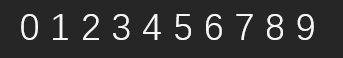
#> input picture template.png, 343 x 58 px
$ python soft.py
#> lines starting #> are read from the running program, lines starting #| are printed output that depends on the picture; after the words box and inside, x2 and y2 are one past the last pixel; in counts of white or black regions, pixels touching at a corner belong together
import cv2
import numpy as np
from cv2 import minMaxLoc


def cv_show(win,img):
    cv2.imshow(win, img)
    cv2.waitKey(0)
    cv2.destroyAllWindows()
# 读取模板
tem = cv2.imread('template.png')
#> tem is the input picture: shape (58, 343, 3); min 38, max 246, mean 52.8
tem_gray = cv2.cvtColor(tem,cv2.COLOR_BGR2GRAY)
tem_bin = cv2.threshold(tem_gray,128,255,
                        cv2.THRESH_BINARY+cv2.THRESH_OTSU)[1]
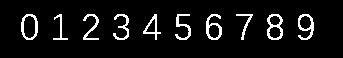
#> tem_bin: shape (58, 343); 7.3% white in thin lines or dots, all inside (x1, y1, x2, y2) = (21, 14, 314, 40)
tem_contours = cv2.findContours(tem_bin, cv2.RETR_EXTERNAL,
                                cv2.CHAIN_APPROX_SIMPLE)[0]
#> tem_contours = 10 contours; largest, box (x1, y1, x2, y2) and area: (21, 14, 38, 40) 340, (267, 14, 283, 40) 320, (298, 14, 314, 40) 238, (206, 14, 222, 40) 238, (143, 14, 161, 40) 161
# [6 lines of commented-out code are left out]
num_tem = len(tem_contours)
#> num_tem = 10
tem_array = []
x_array=[]
roi = []
if num_tem==10:
    for tem_contour in tem_contours:
        (x,y,w,h) = cv2.boundingRect(tem_contour)
        # print(x,y,w,h)
        roi = tem[y:y+h,x:x+w]
        # print(roi.size)
        # print(type(roi))
        x_array.append(x)
        tem_array.append(roi)
#> this loop made 10 passes
#> (x, w) on passes 1 to 10: (298, 16), (267, 16), (236, 17), (206, 16), (175, 16), (143, 18), (113, 16), (83, 16), (53, 15), (21, 17)
#> after the loop, tem_array = 10 items; x_array = [298, 267, 236, 206, 175, 143, 113, 83, 53, 21]
        # print('roi.shape=',roi.shape)

        # cv2.rectangle(tem_c,(x,y),(x+w,y+h),128,2)
        # cv_show('rectangle',tem_c)
(tem_sort, x_new) = zip(*sorted(zip(tem_array,x_array), key=lambda k: k[1]))
#> tem_sort = 10 items; x_new = (21, 53, 83, 113, 143, 175, 206, 236, 267, 298)
# [10 lines of commented-out code are left out]
img = cv2.imread('test.png')
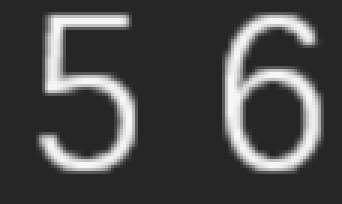
#> input picture test.png, 114 x 68 px (shown 3 times larger)
#> img is the input picture: shape (68, 114, 3); min 38, max 246, mean 70.5
img_gray = cv2.cvtColor(img,cv2.COLOR_BGR2GRAY)
img_bin = cv2.threshold(img_gray,128,256,cv2.THRESH_BINARY)[1]
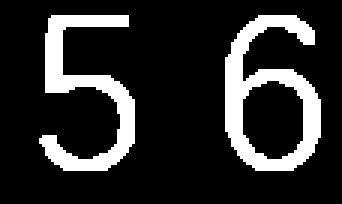
#> img_bin: shape (68, 114) (shown 3 times larger); 16.9% white; 2 white regions
cons = cv2.findContours(img_bin,cv2.RETR_EXTERNAL,
                        cv2.CHAIN_APPROX_SIMPLE)[0]
#> cons = 2 contours; box (x1, y1, x2, y2) and area: (75, 5, 107, 57) 1042, (13, 5, 45, 57) 489
conArray = []
xArray = []
if cons:
    for con in cons:
        (x,y,w,h) = cv2.boundingRect(con)
        Roi = img[y:y+h,x:x+w]
        conArray.append(Roi)
        xArray.append(x)
#> this loop made 2 passes
#> (x, y, w, h) on passes 1 to 2: (75, 5, 32, 52), (13, 5, 32, 52)
#> pass 1, `Roi = img[y:y+h,x:x+w]`:
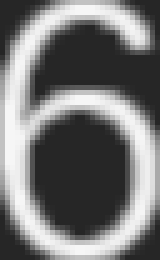
#> Roi: shape (52, 32, 3) (shown 5 times larger); min 38, max 246, mean 117.5
#> pass 2, `Roi = img[y:y+h,x:x+w]`:
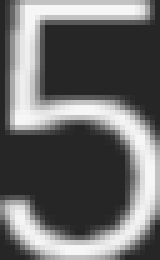
#> Roi: shape (52, 32, 3) (shown 5 times larger); min 38, max 246, mean 106.1
#> after the loop, conArray = 2 items; xArray = [75, 13]
(conSorted,xArray) = zip(*sorted(zip(conArray,xArray),key=lambda c:c[1]))
#> xArray = (13, 75)
# for index,con in enumerate(conSorted):
#     cv_show('sample'+str(index),con)
result = []

for index,con in enumerate(conSorted):
    scoreArray = []
    h,w=con.shape[0:2]
    resArray = []
    for temp in tem_sort :
        # print(temp.size)
        temp = cv2.resize(temp,(int(0.9*w),int(0.9*h)))
        res = cv2.matchTemplate(con,temp,cv2.TM_CCOEFF)
        (_,score,_,_) = minMaxLoc(res)
        # print(score)
        scoreArray.append(score)
    # print('_'*20)
    matchRes = np.argmax(scoreArray)
    result.append(matchRes)
#> this loop made 2 passes
#> (h, w, matchRes) on passes 1 to 2: (52, 32, 5), (52, 32, 6)
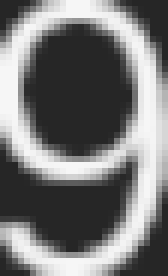
#> temp: shape (46, 28, 3) (shown 6 times larger); min 38, max 246, mean 119.5
#> after the loop, result = [5, 6]
print(result)
#| [5, 6]
